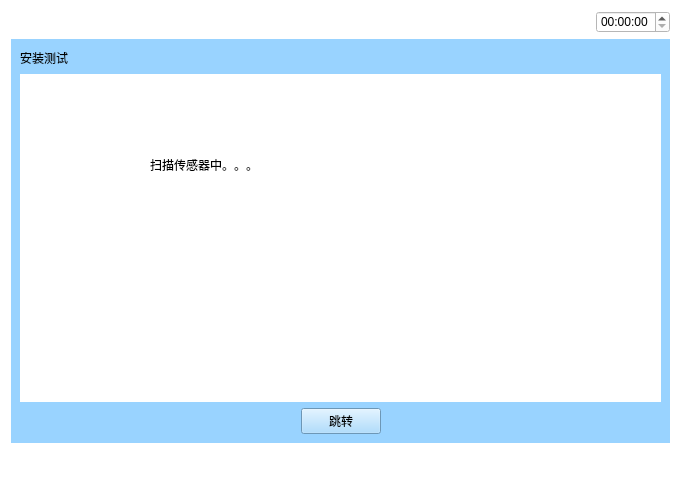
<?xml version="1.0" encoding="UTF-8"?>
<ui version="4.0">
 <class>Andizhizucheng</class>
 <widget class="QWidget" name="Andizhizucheng">
  <property name="geometry">
   <rect>
    <x>0</x>
    <y>0</y>
    <width>681</width>
    <height>485</height>
   </rect>
  </property>
  <property name="windowTitle">
   <string>Form</string>
  </property>
  <property name="styleSheet">
   <string notr="true">background-color: rgb(255, 255, 255);</string>
  </property>
  <layout class="QVBoxLayout" name="verticalLayout_3" stretch="1,5,1">
   <item>
    <layout class="QHBoxLayout" name="horizontalLayout_5">
     <item>
      <widget class="QPushButton" name="pushButton">
       <property name="text">
        <string/>
       </property>
       <property name="icon">
        <iconset resource="myimages.qrc">
         <normaloff>:/image/images/4g.png</normaloff>:/image/images/4g.png</iconset>
       </property>
       <property name="flat">
        <bool>true</bool>
       </property>
      </widget>
     </item>
     <item>
      <widget class="QPushButton" name="pushButton_2">
       <property name="text">
        <string/>
       </property>
       <property name="icon">
        <iconset resource="myimages.qrc">
         <normaloff>:/image/images/wireless.svg</normaloff>:/image/images/wireless.svg</iconset>
       </property>
       <property name="flat">
        <bool>true</bool>
       </property>
      </widget>
     </item>
     <item>
      <widget class="QPushButton" name="pushButton_3">
       <property name="text">
        <string/>
       </property>
       <property name="icon">
        <iconset resource="myimages.qrc">
         <normaloff>:/image/images/bl.svg</normaloff>:/image/images/bl.svg</iconset>
       </property>
       <property name="flat">
        <bool>true</bool>
       </property>
      </widget>
     </item>
     <item>
      <widget class="QPushButton" name="pushButton_4">
       <property name="text">
        <string/>
       </property>
       <property name="icon">
        <iconset resource="myimages.qrc">
         <normaloff>:/image/images/locate.svg</normaloff>:/image/images/locate.svg</iconset>
       </property>
       <property name="flat">
        <bool>true</bool>
       </property>
      </widget>
     </item>
     <item>
      <spacer name="horizontalSpacer_4">
       <property name="orientation">
        <enum>Qt::Horizontal</enum>
       </property>
       <property name="sizeHint" stdset="0">
        <size>
         <width>40</width>
         <height>20</height>
        </size>
       </property>
      </spacer>
     </item>
     <item>
      <widget class="QTimeEdit" name="timeEdit_2"/>
     </item>
    </layout>
   </item>
   <item>
    <widget class="QWidget" name="widget" native="true">
     <property name="sizePolicy">
      <sizepolicy hsizetype="Preferred" vsizetype="Preferred">
       <horstretch>0</horstretch>
       <verstretch>0</verstretch>
      </sizepolicy>
     </property>
     <property name="contextMenuPolicy">
      <enum>Qt::DefaultContextMenu</enum>
     </property>
     <property name="styleSheet">
      <string notr="true">background-color: rgb(153, 211, 255);</string>
     </property>
     <layout class="QVBoxLayout" name="verticalLayout_2" stretch="2,4,1">
      <item>
       <layout class="QHBoxLayout" name="horizontalLayout">
        <item>
         <widget class="QLabel" name="label">
          <property name="text">
           <string>安装测试</string>
          </property>
         </widget>
        </item>
        <item>
         <spacer name="horizontalSpacer">
          <property name="orientation">
           <enum>Qt::Horizontal</enum>
          </property>
          <property name="sizeHint" stdset="0">
           <size>
            <width>40</width>
            <height>20</height>
           </size>
          </property>
         </spacer>
        </item>
        <item>
         <layout class="QVBoxLayout" name="verticalLayout"/>
        </item>
       </layout>
      </item>
      <item>
       <widget class="QWidget" name="widget_2" native="true">
        <property name="styleSheet">
         <string notr="true">background-color: rgb(255, 255, 255);</string>
        </property>
        <widget class="QLabel" name="label_2">
         <property name="geometry">
          <rect>
           <x>130</x>
           <y>40</y>
           <width>291</width>
           <height>101</height>
          </rect>
         </property>
         <property name="text">
          <string>扫描传感器中。。。</string>
         </property>
        </widget>
       </widget>
      </item>
      <item>
       <layout class="QHBoxLayout" name="horizontalLayout_3">
        <item>
         <spacer name="horizontalSpacer_3">
          <property name="orientation">
           <enum>Qt::Horizontal</enum>
          </property>
          <property name="sizeHint" stdset="0">
           <size>
            <width>40</width>
            <height>20</height>
           </size>
          </property>
         </spacer>
        </item>
        <item>
         <widget class="QPushButton" name="confirm">
          <property name="text">
           <string>跳转</string>
          </property>
         </widget>
        </item>
        <item>
         <spacer name="horizontalSpacer_5">
          <property name="orientation">
           <enum>Qt::Horizontal</enum>
          </property>
          <property name="sizeHint" stdset="0">
           <size>
            <width>40</width>
            <height>20</height>
           </size>
          </property>
         </spacer>
        </item>
       </layout>
      </item>
     </layout>
    </widget>
   </item>
   <item>
    <layout class="QHBoxLayout" name="horizontalLayout_2">
     <item>
      <widget class="QPushButton" name="returnIndex">
       <property name="font">
        <font>
         <family>AR PL UMing TW MBE</family>
        </font>
       </property>
       <property name="styleSheet">
        <string notr="true">border-image: url(:/image/images/index.svg);</string>
       </property>
       <property name="text">
        <string/>
       </property>
       <property name="icon">
        <iconset resource="myimages.qrc">
         <normaloff>:/image/images/index.svg</normaloff>:/image/images/index.svg</iconset>
       </property>
       <property name="iconSize">
        <size>
         <width>40</width>
         <height>40</height>
        </size>
       </property>
       <property name="flat">
        <bool>true</bool>
       </property>
      </widget>
     </item>
     <item>
      <spacer name="horizontalSpacer_2">
       <property name="orientation">
        <enum>Qt::Horizontal</enum>
       </property>
       <property name="sizeHint" stdset="0">
        <size>
         <width>40</width>
         <height>20</height>
        </size>
       </property>
      </spacer>
     </item>
     <item>
      <widget class="QPushButton" name="returnPage">
       <property name="text">
        <string/>
       </property>
       <property name="icon">
        <iconset resource="myimages.qrc">
         <normaloff>:/image/images/shangyiye.svg</normaloff>:/image/images/shangyiye.svg</iconset>
       </property>
       <property name="iconSize">
        <size>
         <width>40</width>
         <height>40</height>
        </size>
       </property>
       <property name="flat">
        <bool>true</bool>
       </property>
      </widget>
     </item>
    </layout>
   </item>
  </layout>
 </widget>
 <resources>
  <include location="myimages.qrc"/>
 </resources>
 <connections/>
</ui>
